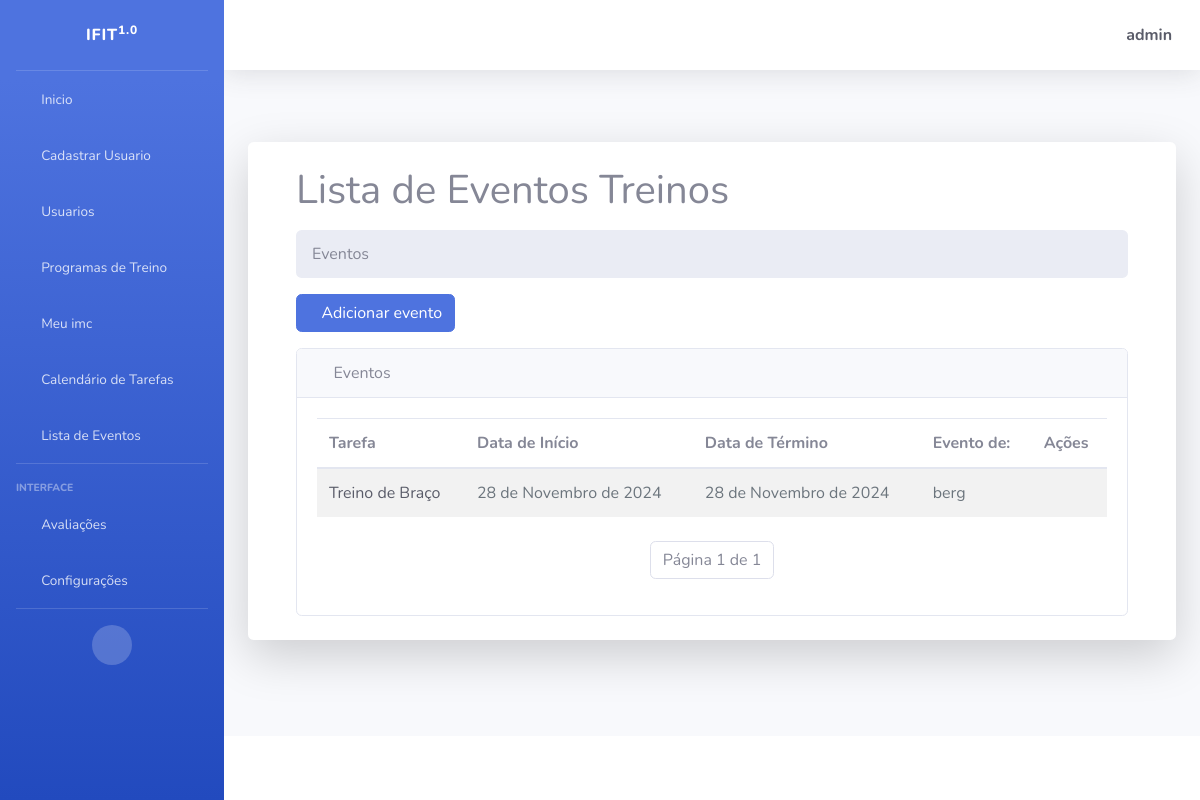
The page /list/ (signed in) on the database as committed earlier.
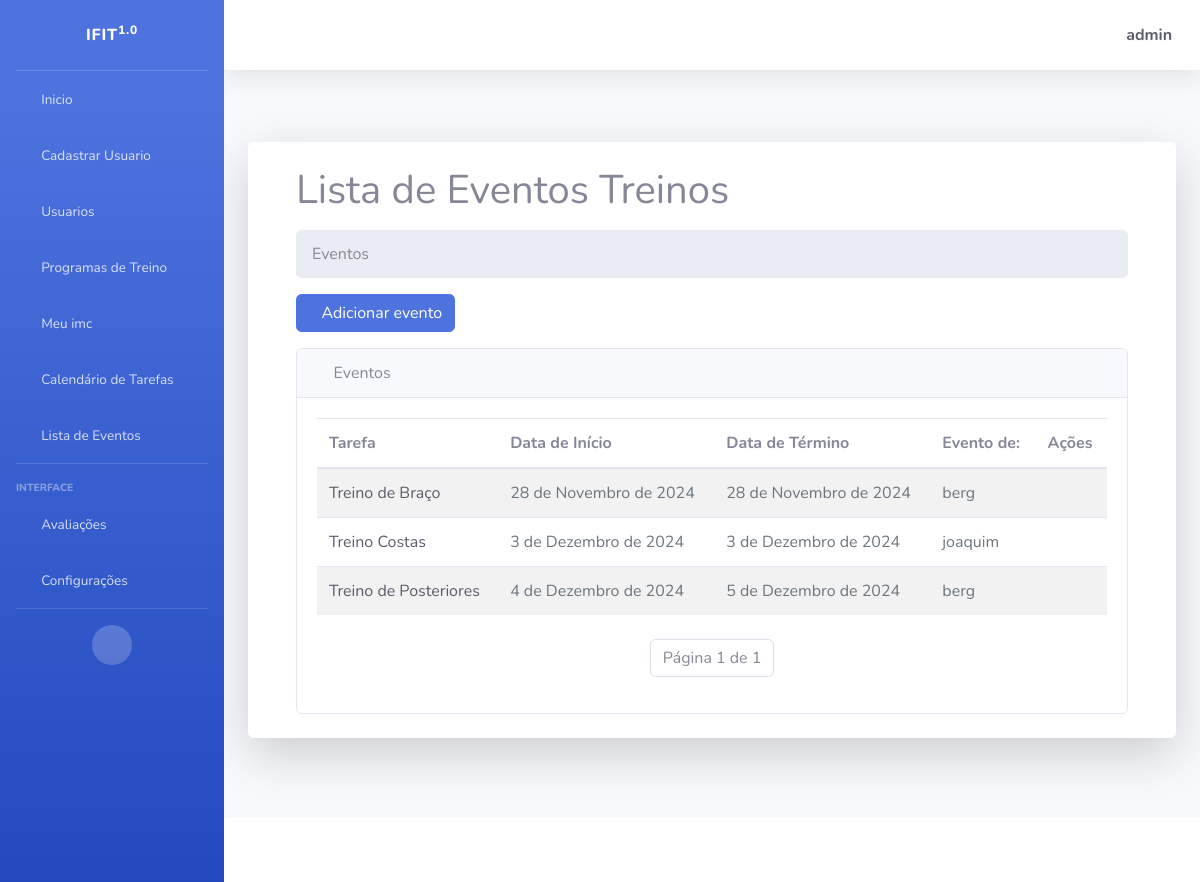
The same page on the database as committed later.
### tasks/models.py (models this page shows, shortened)
class Task(models.Model):
    id = models.BigAutoField(primary_key=True)
    title = models.CharField(max_length=255)
    description = models.TextField()
    start_date = models.DateField()
    end_date = models.DateField()
    total_subs = models.PositiveIntegerField(default=0)
    subs = models.PositiveIntegerField(default=0)
    start_time = models.TimeField()
    end_time = models.TimeField()
    usuario = models.ForeignKey(User, on_delete=models.CASCADE)
    created_at = models.DateTimeField(auto_now_add=True)
    updated_at = models.DateTimeField(auto_now=True)

### tasks/views.py (the view)
# urls.py: path('list/', TaskListView.as_view(), name='task-list'),
class TaskListView(GroupRequiredMixin, LoginRequiredMixin, ListView):
    group_required = u"Administrador"
    login_url = reverse_lazy('login')
    model = Task
    template_name = 'tasks/list.html'
    context_object_name = 'tasks'
    ordering = '-created_at'
    paginate_by = 3
    def get_queryset(self):
        if self.request.user.is_staff:
            return Task.objects.all()
        else:
            return Task.objects.filter(usuario=self.request.user)

### tasks/templates/tasks/list.html (shortened to what this page needs)
{% extends 'paginas/index.html' %}
{% block conteudo %}
<div class="container-fluid">
    <h1 class="mb-3">Lista de Eventos Treinos</h1>
    <ol class="breadcrumb mb-3">
        <li class="breadcrumb-item active">Eventos</li>
    </ol>
    <div class="row mb-3">
        <div class="col-12 col-sm-auto">
            <a id="add-link" href="{% url 'new-task' %}" class="btn btn-primary d-flex align-items-center">
                <i class="fas fa-plus me-2"></i> Adicionar evento
            </a>
        </div>
    </div>
    <div class="card">
        <div class="card-header">
            <i class="fas fa-table me-1"></i>
            Eventos
        </div>
        <div class="card-body">
            <div class="table-responsive">
                <table id="datatablesSimple" class="table table-striped table-hover">
                    <thead class="table">
                        <tr>
                            <th>Tarefa</th>
                            <th>Data de Início</th>
                            <th>Data de Término</th>
                            <th>Evento de:</th>
                            <th>Ações</th>
                        </tr>
                    </thead>
                    <tbody>
                        {% for task in tasks %}
                        <tr class="task-item">
                            <td>
                                <a href="/task/{{ task.id }}" class="text-decoration-none text-dark">{{ task.title }}</a>
                            </td>
                            <td style="color: #6c757d;" class="fs-6">{{ task.start_date }}</td>
                            <td style="color: #6c757d;" class="fs-6">{{ task.end_date }}</td>
                            <td style="color: #6c757d;" class="fs-6">{{ task.usuario.username }}</td>
                            <td>
                                <a href="{% url 'delete-task' task.id %}" class="text-danger me-2"><i class="fas fa-trash"></i></a>
                                <a href="{% url 'edit-task' task.id %}" class="text-warning"><i class="fas fa-edit"></i></a>
                            </td>
                        </tr>
                        {% endfor %}
                    </tbody>
                </table>
                <div class="d-flex justify-content-center mt-4">
                    <nav aria-label="Paginação">
                        <ul class="pagination">
                            <li class="page-item disabled">
                                <span class="page-link">Página {{ page_obj.number }} de {{ page_obj.paginator.num_pages }}</span>
                            </li>
                        </ul>
                    </nav>
                </div>
            </div>
        </div>
    </div>
</div>
{% endblock %}

Rows that differ between the two databases and show on the page:
added Task: title "Treino Costas", start_date "3 de Dezembro de 2024", end_date "3 de Dezembro de 2024", usuario.username "joaquim"
added Task: title "Treino de Posteriores", start_date "4 de Dezembro de 2024", end_date "5 de Dezembro de 2024", usuario.username "berg"
